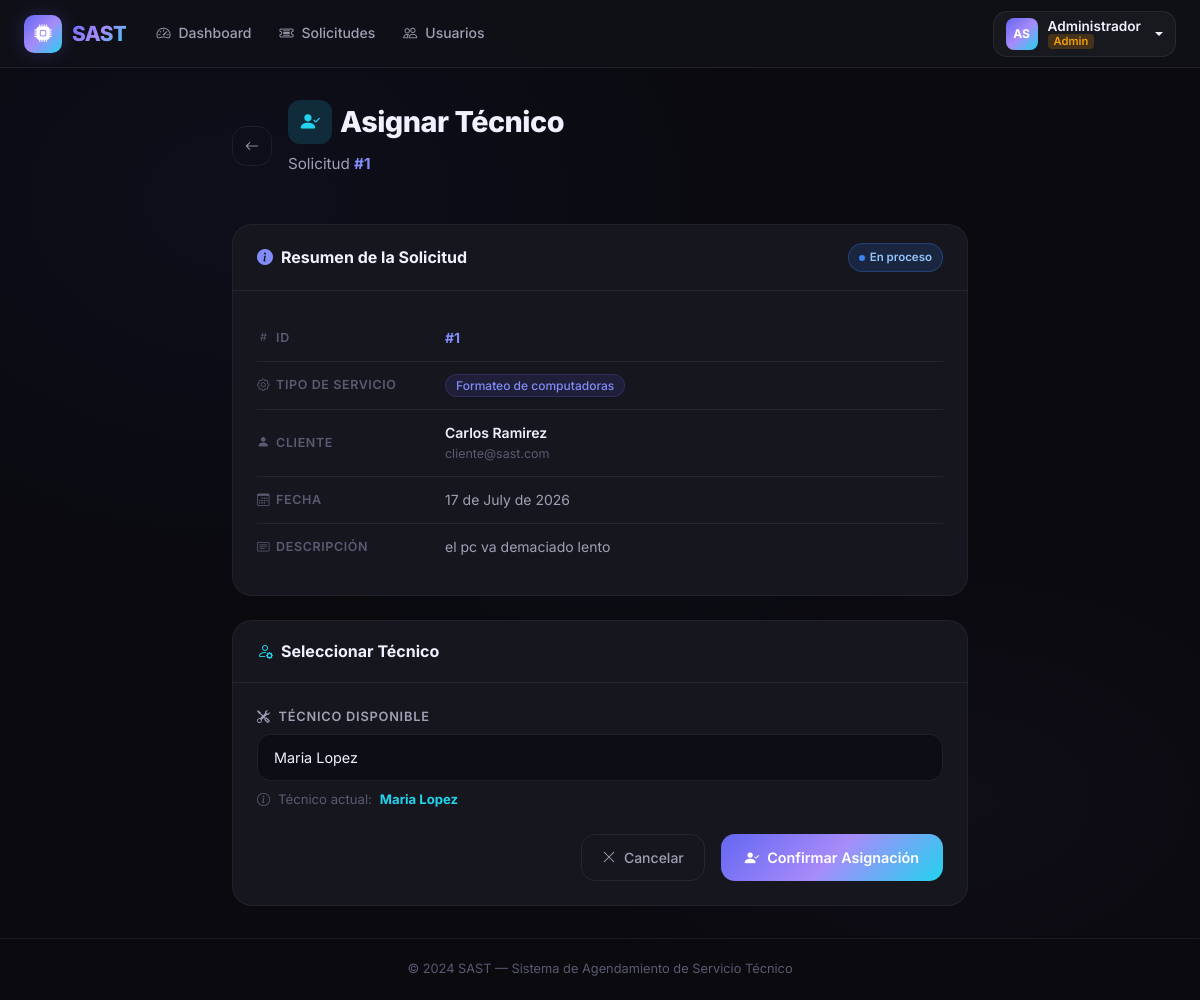
/admin/solicitudes/1/asignar (signed in), run on the app's committed database.
### app/models/user.py (models this page shows, shortened)
class User(UserMixin, db.Model):
    __tablename__ = 'user'
    id_user = db.Column(db.Integer, primary_key=True, autoincrement=True)
    ncedula = db.Column('Ncedula', db.String(20), nullable=False, unique=True)
    nombres = db.Column('Nombres', db.String(100), nullable=False)
    apellidos = db.Column('Apellidos', db.String(100), nullable=False)
    fecha_nacimiento = db.Column(db.Date, nullable=False)
    numero_telefono = db.Column(db.String(20), nullable=False)
    correo = db.Column('Correo', db.String(150), nullable=False, unique=True)
    contrasena = db.Column(db.String(255), nullable=False)
    sector = db.Column('Sector', db.String(100), nullable=False)
    declaracion_veracidad = db.Column(db.Boolean, default=False)
    autorizacion_datos = db.Column(db.Boolean, default=False)
    reset_token = db.Column(db.String(100), nullable=True, unique=True)
    reset_token_expiry = db.Column(db.DateTime, nullable=True)
    id_rol = db.Column(db.Integer, db.ForeignKey('roles.id_rol'), nullable=False)
    solicitudes_como_cliente = db.relationship(
        'Solicitud', foreign_keys='Solicitud.id_cliente',
        backref='cliente', lazy='dynamic'
    )
    solicitudes_como_tecnico = db.relationship(
        'Solicitud', foreign_keys='Solicitud.id_tecnico',
        backref='tecnico', lazy='dynamic'
    )
    mensajes_enviados = db.relationship('Mensaje', backref='remitente', lazy='dynamic')
    reportes = db.relationship('Reporte', backref='tecnico_reporte', lazy='dynamic')
    calificaciones_dadas = db.relationship('CalificacionTecnico', backref='cliente_calificador', lazy='dynamic')
    detalles_tecnico = db.relationship('DetallesTecnico', backref='tecnico_detalle', uselist=False)
    @property
    def nombre_completo(self):
        return f'{self.nombres} {self.apellidos}'
    @property
    def es_admin(self):
        return self.rol.nombre_rol == 'admin'
    @property
    def es_solicitante(self):
        return self.rol.nombre_rol == 'solicitante'

class Rol(db.Model):
    __tablename__ = 'roles'
    id_rol = db.Column(db.Integer, primary_key=True, autoincrement=True)
    nombre_rol = db.Column(db.String(50), nullable=False)
    usuarios = db.relationship('User', backref='rol', lazy=True)

### app/models/solicitud.py (models this page shows, shortened)
class Solicitud(db.Model):
    __tablename__ = 'solicitudes'
    id_solicitud = db.Column(db.Integer, primary_key=True, autoincrement=True)
    descripcion = db.Column(db.Text, nullable=False)
    fecha_atencion = db.Column(db.Date, nullable=False)
    horario_solicitado = db.Column(db.String(50), nullable=False)
    recursos_adicionales = db.Column(db.Text)
    fecha_creacion = db.Column(db.DateTime, default=datetime.utcnow)
    id_cliente = db.Column(db.Integer, db.ForeignKey('user.id_user'), nullable=False)
    id_tecnico = db.Column(db.Integer, db.ForeignKey('user.id_user'), nullable=True)
    id_estado = db.Column(db.Integer, db.ForeignKey('estado_solicitudes.id_estado'), nullable=False)
    id_tipo_soporte = db.Column(db.Integer, db.ForeignKey('tipo_soportes.id_tipo_soporte'), nullable=False)
    mensajes = db.relationship('Mensaje', backref='solicitud', lazy='dynamic', cascade='all, delete-orphan')
    reporte = db.relationship('Reporte', backref='solicitud', uselist=False, cascade='all, delete-orphan')
    calificacion = db.relationship('CalificacionTecnico', backref='solicitud', uselist=False, cascade='all, delete-orphan')

class EstadoSolicitud(db.Model):
    __tablename__ = 'estado_solicitudes'
    id_estado = db.Column(db.Integer, primary_key=True, autoincrement=True)
    nombre_estado = db.Column(db.String(50), nullable=False)
    solicitudes = db.relationship('Solicitud', backref='estado', lazy=True)

class TipoSoporte(db.Model):
    __tablename__ = 'tipo_soportes'
    id_tipo_soporte = db.Column(db.Integer, primary_key=True, autoincrement=True)
    nombre_soporte = db.Column(db.String(100), nullable=False)
    solicitudes = db.relationship('Solicitud', backref='tipo_soporte', lazy=True)

### app/blueprints/admin/__init__.py (the view, shortened to what this page needs)
@admin_bp.route('/solicitudes/<int:solicitud_id>/asignar', methods=['GET', 'POST'])
@login_required
@admin_required
def asignar_tecnico(solicitud_id):
    solicitud = Solicitud.query.get_or_404(solicitud_id)
    if solicitud.estado.nombre_estado not in ['Pendiente', 'En proceso']:
        flash('Solo se pueden asignar técnicos a solicitudes Pendientes o En proceso.', 'warning')
        return redirect(url_for('admin.solicitudes'))
    rol_tecnico = Rol.query.filter_by(nombre_rol='técnico').first()
    tecnicos = User.query.filter_by(id_rol=rol_tecnico.id_rol).all() if rol_tecnico else []
    return render_template('admin/asignar.html', solicitud=solicitud, tecnicos=tecnicos)

### app/blueprints/admin/__init__.py (called while the page is built)
def admin_required(f):
    @wraps(f)
    def decorated(*args, **kwargs):
        if not current_user.is_authenticated:
            return redirect(url_for('auth.login'))
        if not current_user.es_admin:
            abort(403)
        return f(*args, **kwargs)
    return decorated

### app/templates/admin/asignar.html (shortened to what this page needs)
{% extends 'base.html' %}
{% block content %}
<div class="container" style="max-width:760px;">
  <div class="page-header">
    <div class="d-flex align-items-center gap-3">
      <a href="{{ url_for('admin.solicitudes') }}" class="btn-outline-custom" style="padding:8px 12px;flex-shrink:0;">
        <i class="bi bi-arrow-left"></i>
      </a>
      <div>
        <h1 class="d-flex align-items-center gap-2">
          <span class="stat-icon cyan" style="width:44px;height:44px;border-radius:12px;font-size:1.2rem;">
            <i class="bi bi-person-check-fill"></i>
          </span>
          Asignar Técnico
        </h1>
        <p>Solicitud <strong style="color:var(--primary-light);">#{{ solicitud.id_solicitud }}</strong></p>
      </div>
    </div>
  </div>
  <div class="section-card mb-4">
    <div class="section-card-header">
      <div class="d-flex align-items-center gap-2">
        <i class="bi bi-info-circle-fill" style="color:var(--primary-light);"></i>
        <span style="font-weight:700;">Resumen de la Solicitud</span>
      </div>
      {% set estado_slug = solicitud.estado.nombre_estado | lower | replace(' ', '-') %}
      <span class="badge-status status-{{ estado_slug }}">{{ solicitud.estado.nombre_estado }}</span>
    </div>
    <div class="section-card-body">
      <div class="detail-row">
        <div class="detail-label"><i class="bi bi-hash"></i> ID</div>
        <div class="detail-value" style="font-weight:700;color:var(--primary-light);">#{{ solicitud.id_solicitud }}</div>
      </div>
      <div class="detail-row">
        <div class="detail-label"><i class="bi bi-gear"></i> Tipo de Servicio</div>
        <div class="detail-value">
          <span class="badge-type">{{ solicitud.tipo_soporte.nombre_soporte }}</span>
        </div>
      </div>
      <div class="detail-row">
        <div class="detail-label"><i class="bi bi-person-fill"></i> Cliente</div>
        <div class="detail-value">
          <div style="font-weight:600;color:var(--text-primary);">{{ solicitud.cliente.nombre_completo }}</div>
          <div style="font-size:0.78rem;color:var(--text-muted);">{{ solicitud.cliente.correo }}</div>
        </div>
      </div>
      <div class="detail-row">
        <div class="detail-label"><i class="bi bi-calendar3"></i> Fecha</div>
        <div class="detail-value">{{ solicitud.fecha_creacion.strftime('%d de %B de %Y') if solicitud.fecha_creacion else '—' }}</div>
      </div>
      <div class="detail-row" style="border-bottom:none;">
        <div class="detail-label"><i class="bi bi-card-text"></i> Descripción</div>
        <div class="detail-value">{{ solicitud.descripcion }}</div>
      </div>
    </div>
  </div>
  <div class="section-card">
    <div class="section-card-header">
      <div class="d-flex align-items-center gap-2">
        <i class="bi bi-person-gear" style="color:var(--secondary);"></i>
        <span style="font-weight:700;">Seleccionar Técnico</span>
      </div>
    </div>
    <div class="section-card-body">
      <form method="POST" action="{{ url_for('admin.asignar_tecnico', solicitud_id=solicitud.id_solicitud) }}">
        <div class="form-group mb-4">
          <label class="form-label" for="tecnico_id">
            <i class="bi bi-tools me-1"></i> Técnico Disponible
          </label>
          {% if tecnicos %}
          <select name="tecnico_id" id="tecnico_id" class="form-select" required>
            {% for tec in tecnicos %}
            <option value="{{ tec.id_user }}"
              {% if solicitud.tecnico and solicitud.tecnico.id_user == tec.id_user %}selected{% endif %}>
              {{ tec.nombre_completo }}
            </option>
            {% endfor %}
          </select>
          {% if solicitud.tecnico %}
          <div class="mt-2 d-flex align-items-center gap-2" style="font-size:0.82rem;color:var(--text-muted);">
            <i class="bi bi-info-circle"></i>
            Técnico actual: <strong style="color:var(--secondary);">{{ solicitud.tecnico.nombre_completo }}</strong>
          </div>
          {% endif %}
          {% endif %}
        </div>
        <div class="d-flex gap-3 justify-content-end flex-wrap">
          <a href="{{ url_for('admin.solicitudes') }}" class="btn-outline-custom">
            <i class="bi bi-x-lg"></i> Cancelar
          </a>
          {% if tecnicos %}
          <button type="submit" class="btn-primary-custom">
            <i class="bi bi-person-check-fill"></i> Confirmar Asignación
          </button>
          {% endif %}
        </div>
      </form>
    </div>
  </div>
</div>
{% endblock %}

### app/templates/base.html (shortened to what this page needs)
<!DOCTYPE html>
<html lang="es">
<head>
    <link href="https://cdn.jsdelivr.net/npm/bootstrap@5.3.3/dist/css/bootstrap.min.css" rel="stylesheet">
    <link rel="stylesheet" href="https://cdn.jsdelivr.net/npm/bootstrap-icons@1.11.3/font/bootstrap-icons.min.css">
    <link rel="stylesheet" href="{{ url_for('static', filename='css/main.css') }}">
</head>
<body>
{% if current_user.is_authenticated %}
<nav class="navbar navbar-expand-lg" id="mainNavbar">
    <div class="container-fluid px-4">
        <a class="navbar-brand" href="{{ url_for('index') }}">
            <div class="brand-icon">
                <i class="bi bi-cpu-fill"></i>
            </div>
            <span>SAST</span>
        </a>
        <div class="collapse navbar-collapse" id="navContent">
            <ul class="navbar-nav me-auto mb-2 mb-lg-0">
                {% if current_user.es_admin %}
                <li class="nav-item">
                    <a class="nav-link {% if request.endpoint == 'admin.dashboard' %}active{% endif %}"
                       href="{{ url_for('admin.dashboard') }}">
                        <i class="bi bi-speedometer2 me-1"></i>Dashboard
                    </a>
                </li>
                <li class="nav-item">
                    <a class="nav-link {% if request.endpoint == 'admin.solicitudes' %}active{% endif %}"
                       href="{{ url_for('admin.solicitudes') }}">
                        <i class="bi bi-ticket-detailed me-1"></i>Solicitudes
                    </a>
                </li>
                <li class="nav-item">
                    <a class="nav-link {% if request.endpoint == 'admin.usuarios' %}active{% endif %}"
                       href="{{ url_for('admin.usuarios') }}">
                        <i class="bi bi-people me-1"></i>Usuarios
                    </a>
                </li>
                {% endif %}
            </ul>
            <div class="dropdown user-menu">
                <button class="btn user-btn dropdown-toggle" type="button" data-bs-toggle="dropdown">
                    <div class="user-avatar">
                        {{ current_user.nombres[0] }}{{ current_user.apellidos[0] }}
                    </div>
                    <div class="user-info">
                        <span class="user-name">{{ current_user.nombres }}</span>
                        <span class="user-role role-{{ current_user.rol.nombre_rol | replace('é', 'e') | replace('ó', 'o') }}">
                            {{ current_user.rol.nombre_rol | capitalize }}
                        </span>
                    </div>
                </button>
            </div>
        </div>
    </div>
</nav>
{% endif %}
<div id="liveToastContainer" class="toast-container position-fixed bottom-0 end-0 p-3" style="z-index:9999;">
</div>
<main class="main-content {% if not current_user.is_authenticated %}auth-page{% endif %}">
    {% block content %}{% endblock %}
</main>
<footer class="app-footer">
    <div class="container text-center">
        <span>© 2024 SAST — Sistema de Agendamiento de Servicio Técnico</span>
    </div>
</footer>
</body>
</html>

### data on the page
User: Nombres "A", Apellidos "S", nombres "Administrador"
Rol: rol.nombre_rol "Admin"
Solicitud: id_solicitud "1", fecha_creacion "17 de July de 2026", descripcion "el pc va demaciado lento"
EstadoSolicitud: estado.nombre_estado "En proceso"
TipoSoporte: tipo_soporte.nombre_soporte "Formateo de computadoras"
User: cliente.nombre_completo "Carlos Ramirez", cliente.correo "cliente@sast.com"
User: tecnico.nombre_completo "Maria Lopez"

### other printed values
form field tecnico_id "Maria Lopez"
